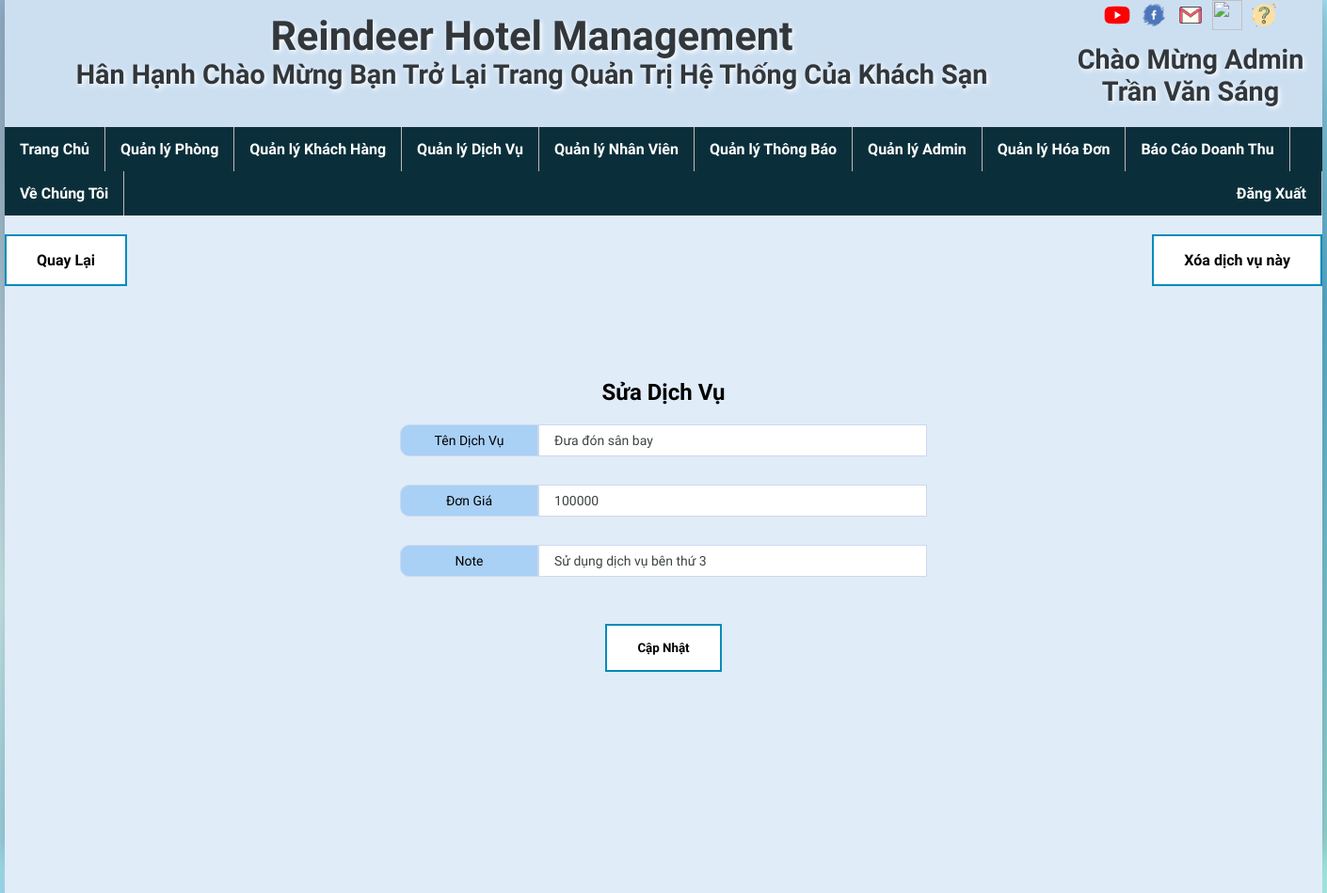
The app's page /index.php?url=DichVu/SuaDV.php&maDV=1 (signed in) with its own data.
### tables this page shows
CREATE TABLE `dichvu` (
  `MaDV` int(11) NOT NULL,
  `TenDV` varchar(250) NOT NULL,
  `GiaDV` int(11) NOT NULL,
  `Note` text NOT NULL
);

### DichVu/SuaDV.php (the view, shortened to what this page needs)
<?php
    include 'ketnoi_db.php';
    $maDV=$_GET["maDV"];
    $sql = "SELECT * FROM dichvu WHERE MaDV=$maDV";
    $thucthi = mysqli_query($ketnoisql,$sql);
    $dulieu = mysqli_fetch_array($thucthi);
?>
<div class="thanhtrangthai">
    <a class='button button2' style="float:left" href="index.php?url=DichVu/DichVu.php">Quay Lại</a>
    <a class='button button2' style="float:right" onclick=\"return confirm('Bạn có chắc chắn xóa mục này không?');\" href='index.php?url=DichVu/XoaDV.php&maDV=<?php echo $dulieu[0]?>'>Xóa dịch vụ này</a>
</div>
<div class="noidung">
    <h2>Sửa Dịch Vụ</h2>
    <form action= "" method="Post">
        <div class="nhomform">
            <span>Tên Dịch Vụ</span>
            <input class="nhap" type="text" name='tendv' value="<?php echo $dulieu[1] ?>">
        </div>
        <div class="nhomform">
            <span>Đơn Giá</span>
            <input class="nhap" type="text" name='giadv' value="<?php echo $dulieu[2] ?>">
        </div>
        <div class="nhomform">
            <span>Note</span>
            <input class="nhap" type="text" name='note' value="<?php echo $dulieu[3] ?>" >
        </div>
    <input class='button button2' value="Cập Nhật" type="submit"/>
</form>
</div>

### Css/style_bocuc.css (style rules this page uses)
* { font-family: 'Barlow Condensed', sans-serif; }
body { width: 1400px; height: 900px; margin: 0 auto; background-color: #504f53; box-shadow: 0 64px 128px 0 rgba(0, 12, 25, 0.2), 0 6px 20px 0 rgba(0, 0, 10, 0.19); background-image:linear-gradient(to bottom right, #95B1CB, #DDFFFF,#61BEDF,#ACF0E6) }
.button { background-color: #4CAF50; border: none; color: white; padding: 16px 32px; text-align: center; text-decoration: none; display: inline-block; transition-duration: 0.7s; cursor: pointer; font-weight: bold; margin-top: 20px }
.button2 { background-color: white; color: black; border: 2px solid #008CBA; }
.nhap { width: 100%; padding: 8px 16px; font-size: 14px; font-weight: 500; color: #3D4344; border: 1px solid #CDD9ED; background: #fff; }
.nhomform { display: flex; width: 100%; margin-bottom: 30px; }
span { width: 30%; height: 20%; text-align: center; padding: 8px 12px; font-size: 14px; color: black; background: #A9D0F5; border: 1px solid #CDD9ED; border-radius: 10px 0 0 10px; }
.nhap::placeholder { color: #CBD1DC; }

### DichVu/SuaDV.php (style rules this page uses)
.thanhtrangthai { float: top; width: 100%; height: 20%; }
.noidung { margin: 30px auto; width: 40%; }

### records on screen
dichvu: tendv "Đưa đón sân bay", giadv "100000", note "Sử dụng dịch vụ bên thứ 3"

### other values on screen
$nameUser['fullname'] "Trần Văn Sáng"
